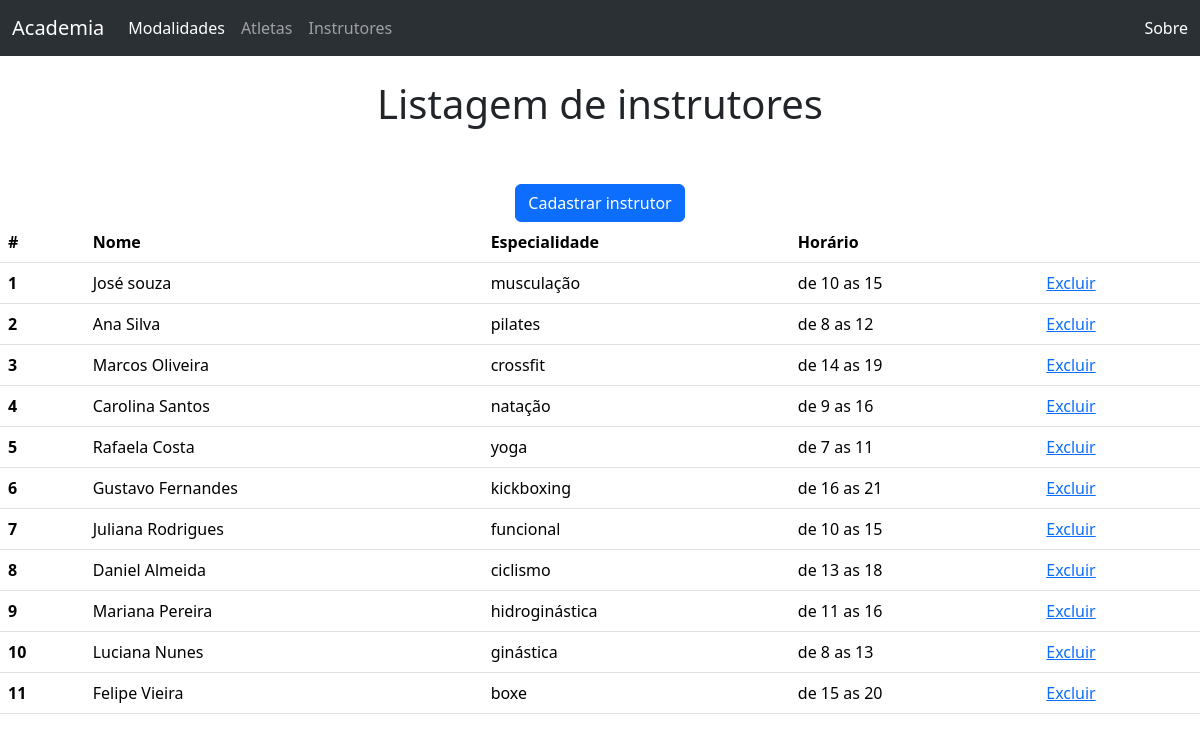
/alunos.php, run on the app's committed database.
### tables this page shows
CREATE TABLE `instrutores` (
  `id` int(11) NOT NULL,
  `especialidade` varchar(100) NOT NULL,
  `horario` varchar(100) NOT NULL,
  `nome` varchar(100) NOT NULL
);

### alunos.php (the view, shortened to what this page needs)
<!DOCTYPE html>
<html lang="en">
<head>
    <link href="https://cdn.jsdelivr.net/npm/bootstrap@5.3.2/dist/css/bootstrap.min.css" rel="stylesheet">
</head>
<body>
    <nav class="navbar navbar-expand-lg bg-body-tertiary" data-bs-theme="dark">
        <div class="container-fluid">
            <a class="navbar-brand" href="index.php">Academia</a>
            <div class="collapse navbar-collapse" id="navbarText">
            <ul class="navbar-nav me-auto mb-2 mb-lg-0">
                <li class="nav-item">
                    <a class="nav-link active" aria-current="page" href="modalidade.php">Modalidades</a>
                </li>
                <li class="nav-item">
                    <a class="nav-link" href="cursos.php">Atletas</a>
                </li>
                <li class="nav-item">
                    <a class="nav-link" href="alunos.php">Instrutores</a>
                </li>
            </ul>
            <span class="navbar-text">
                <a class="nav-link" href="sobre.php">Sobre</a>
            </span>
            </div>
        </div>
    </nav>
    <center>
        <br>
        <h1>Listagem de instrutores</h1>
        <br>
        <br>
        <a href="alunos_formulario.php" class="btn btn-primary" role="button">Cadastrar instrutor</a>
    </center>
    <?php
    $servidor = "localhost";
    $usuario = "root";
    $senha = "";
    $banco = "academia";
    $conn = new mysqli($servidor, $usuario, $senha, $banco);
    $consulta = "SELECT * FROM `instrutores`";
    $result = $conn->query($consulta);
    if ($result->num_rows > 0) {
?>
    <table class="table">
        <thead>
            <tr>
                <th scope="col">#</th>
                <th scope="col">Nome</th>
                <th scope="col">Especialidade</th>
                <th scope="col">Horário</th>
                <th scope="col"></th>
            </tr>
        </thead>
        <tbody>
<?php
        while($row = $result->fetch_assoc()) {
            echo "<tr>";
            echo "<th scope=\"row\">". $row["id"] ."</th>";
            echo "<td>". $row["nome"] ."</td>";
            echo "<td>". $row["especialidade"] ."</td>";
            echo "<td>". $row["horario"] ."</td>";
            echo "<td><a href=\"alunos_exclui.php?id=". $row["id"] ."\">Excluir</a></td>";
            echo "</tr>";
        }
?>
        </tbody>
    </table>
<?php
    } else {
        echo "0 itens";
    }
    ?>
</body>
</html>

### data on the page
instrutores: id "1", nome "José souza", especialidade "musculação", horario "de 10 as 15"
instrutores: id "2", nome "Ana Silva", especialidade "pilates", horario "de 8 as 12"
instrutores: id "3", nome "Marcos Oliveira", especialidade "crossfit", horario "de 14 as 19"
instrutores: id "4", nome "Carolina Santos", especialidade "natação", horario "de 9 as 16"
instrutores: id "5", nome "Rafaela Costa", especialidade "yoga", horario "de 7 as 11"
instrutores: id "6", nome "Gustavo Fernandes", especialidade "kickboxing", horario "de 16 as 21"
instrutores: id "7", nome "Juliana Rodrigues", especialidade "funcional", horario "de 10 as 15"
instrutores: id "8", nome "Daniel Almeida", especialidade "ciclismo", horario "de 13 as 18"
instrutores: id "9", nome "Mariana Pereira", especialidade "hidroginástica", horario "de 11 as 16"
instrutores: id "10", nome "Luciana Nunes", especialidade "ginástica", horario "de 8 as 13"
instrutores: id "11", nome "Felipe Vieira", especialidade "boxe", horario "de 15 as 20"
